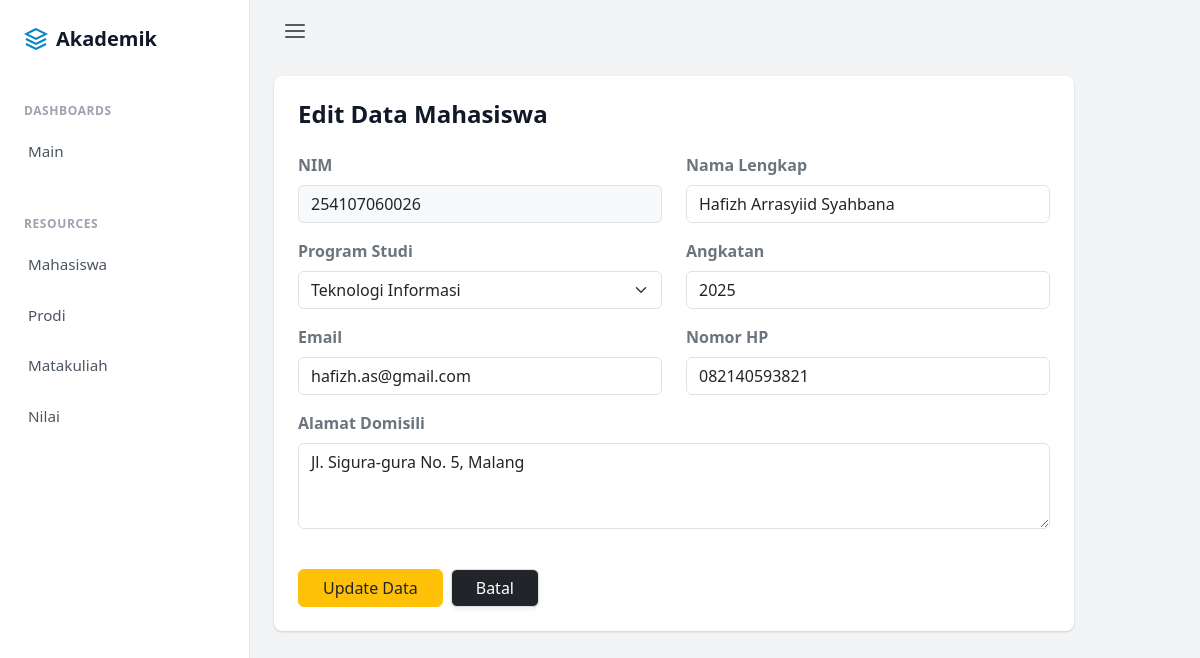
Page /index.php?page=mahasiswaEdit&nim=254107060026 on the committed database.
### tables this page shows
CREATE TABLE mahasiswa (
    nim VARCHAR(20) PRIMARY KEY,
    nama_lengkap VARCHAR(150) NOT NULL,
    id_prodi INT,
    angkatan INT,
    FOREIGN KEY (id_prodi) REFERENCES prodi (id_prodi) ON DELETE SET NULL
);

### views/mahasiswa/mahasiswaEdit.php (the view, shortened to what this page needs)
<?php
require_once __DIR__ . '/../../config/koneksi.php';
$nim = isset($_GET['nim']) ? mysqli_real_escape_string($conn, $_GET['nim']) : '';
$query = mysqli_query($conn, "SELECT * FROM mahasiswa WHERE nim = '$nim'");
$data = mysqli_fetch_assoc($query);
?>
<div class="nova-card overflow-hidden" style="max-width: 800px;">
    <div class="card-body p-4">
        <h4 class="fw-bold text-dark mb-4" style="color: var(--nova-heading) !important;">Edit Data Mahasiswa</h4>
        <form action="controllers/mahasiswaController.php?aksi=edit" method="POST">
            <div class="row">
                <div class="col-md-6 mb-3">
                    <label class="form-label fw-semibold text-secondary">NIM</label>
                    <input type="text" name="nim" class="form-control bg-light" value="<?= $data['nim'] ?>" readonly>
                </div>
                <div class="col-md-6 mb-3">
                    <label class="form-label fw-semibold text-secondary">Nama Lengkap</label>
                    <input type="text" name="nama_lengkap" class="form-control" value="<?= $data['nama_lengkap'] ?>" required>
                </div>
                <div class="col-md-6 mb-3">
                    <label class="form-label fw-semibold text-secondary">Program Studi</label>
                    <select name="id_prodi" class="form-select" required>
                        <?php
                        $prodi = mysqli_query($conn, "SELECT * FROM prodi");
                        while($p = mysqli_fetch_assoc($prodi)) {
                            $selected = ($p['id_prodi'] == $data['id_prodi']) ? 'selected' : '';
                            echo "<option value='{$p['id_prodi']}' $selected>{$p['nama_prodi']}</option>";
                        }
                        ?>
                    </select>
                </div>
                <div class="col-md-6 mb-3">
                    <label class="form-label fw-semibold text-secondary">Angkatan</label>
                    <input type="number" name="angkatan" class="form-control" value="<?= $data['angkatan'] ?>" required>
                </div>
                <div class="col-md-6 mb-3">
                    <label class="form-label fw-semibold text-secondary">Email</label>
                    <input type="email" name="email" class="form-control" value="<?= $data['email'] ?? '' ?>">
                </div>
                <div class="col-md-6 mb-3">
                    <label class="form-label fw-semibold text-secondary">Nomor HP</label>
                    <input type="text" name="no_hp" class="form-control" value="<?= $data['no_hp'] ?? '' ?>">
                </div>
                <div class="col-12 mb-3">
                    <label class="form-label fw-semibold text-secondary">Alamat Domisili</label>
                    <textarea name="alamat" class="form-control" rows="3"><?= $data['alamat'] ?? '' ?></textarea>
                </div>
            </div>
            <div class="mt-4 d-flex gap-2">
                <button type="submit" class="btn btn-warning px-4 fw-medium text-dark">Update Data</button>
                <a href="index.php?page=mahasiswa" class="btn btn-dark border shadow-sm px-4 fw-medium">Batal</a>
            </div>
        </form>
    </div>
</div>

### assets/css/style.css (style rules this page uses)
:root { --nova-bg: #f3f4f6; --nova-sidebar: #ffffff; --nova-text: #4b5563; --nova-heading: #111827; --nova-muted: #9ca3af; --nova-primary: #0ea5e9; --nova-primary-hover: #0284c7; --nova-border: #e5e7eb; --nova-create: #01bd3d; }
body { background-color: var(--nova-bg) !important; color: var(--nova-text); font-family: system-ui, -apple-system, sans-serif; }
.nova-card { background-color: #fff; border-radius: 0.5rem; box-shadow: 0 1px 3px 0 rgba(0, 0, 0, 0.1), 0 1px 2px 0 rgba(0, 0, 0, 0.06); border: none; }

### rows in the picture
mahasiswa: nim "254107060026", nama_lengkap "Hafizh Arrasyiid Syahbana", angkatan "2025", email "hafizh.as@gmail.com", no_hp "082140593821", alamat "Jl. Sigura-gura No. 5, Malang"

### other values in the picture
form field id_prodi "Teknologi Informasi"
